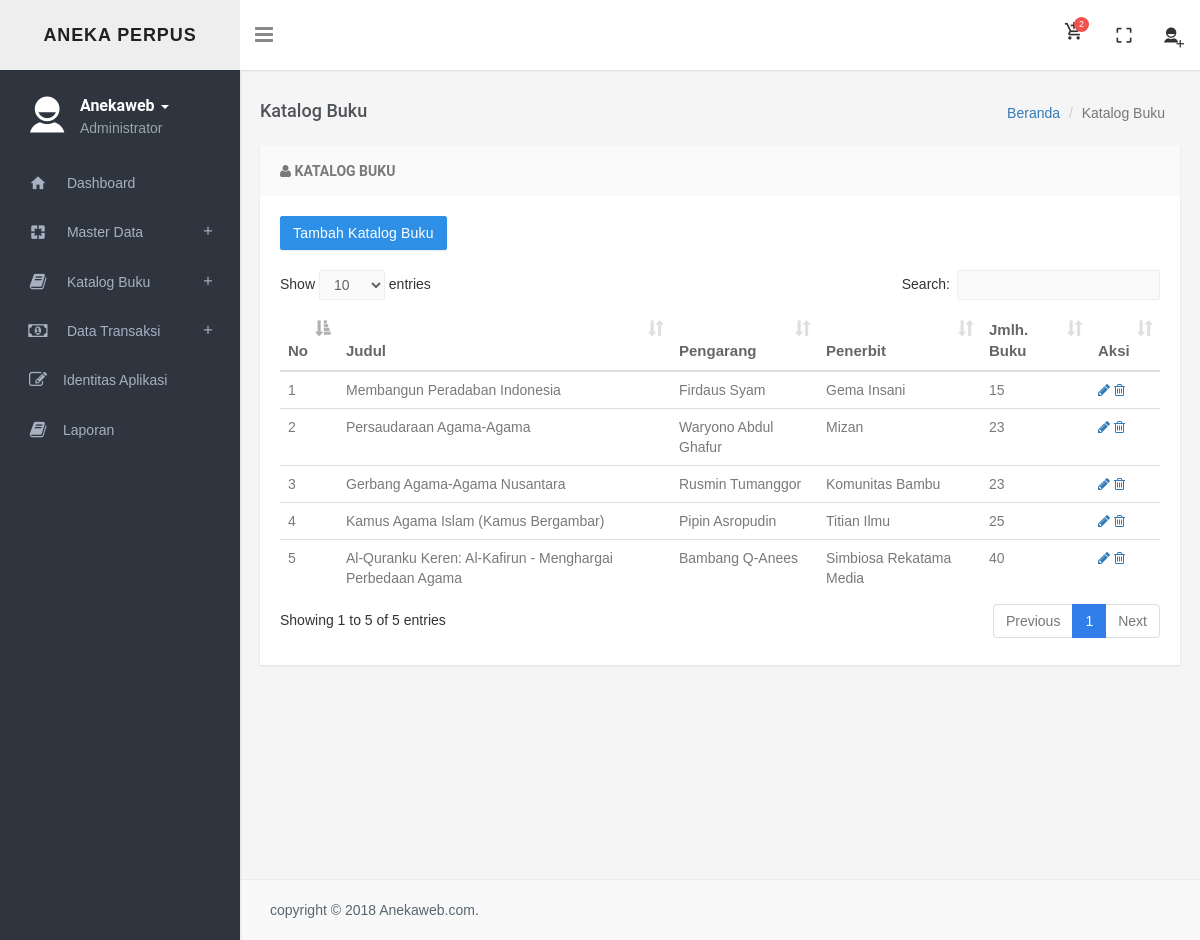
Screenshot of /index.php?p=katalogbuku (signed in) with the database file from the repository.
### tables this page shows
CREATE TABLE IF NOT EXISTS `identitas` (
  `id_identitas` int(5) NOT NULL AUTO_INCREMENT,
  `nama_aplikasi` varchar(100) NOT NULL,
  `email` varchar(50) NOT NULL,
  `tlp` varchar(50) NOT NULL,
  `alamat` text NOT NULL,
  `denda` varchar(10) NOT NULL,
  PRIMARY KEY (`id_identitas`)
);

CREATE TABLE IF NOT EXISTS `user` (
  `id` int(100) NOT NULL AUTO_INCREMENT,
  `nama` varchar(100) NOT NULL,
  `username` varchar(100) NOT NULL,
  `password` varchar(100) NOT NULL,
  `level` enum('Administrator','Karyawan') NOT NULL,
  `alamat` varchar(50) NOT NULL,
  `telp` varchar(20) NOT NULL,
  `gender` enum('Laki laki','Perempuan') NOT NULL,
  PRIMARY KEY (`id`)
);

CREATE TABLE IF NOT EXISTS `katalogbuku` (
  `id` int(5) NOT NULL AUTO_INCREMENT,
  `judul` varchar(250) NOT NULL,
  `pengarang` varchar(250) NOT NULL,
  `th_terbit` varchar(4) NOT NULL,
  `kd_penerbit` char(4) NOT NULL,
  `isbn` varchar(25) NOT NULL,
  `kd_kategori` char(4) NOT NULL,
  `jumlah_buku` int(2) NOT NULL,
  `jum_temp` int(4) NOT NULL,
  `rak_buku` varchar(50) NOT NULL,
  `tgl_masuk` date NOT NULL,
  PRIMARY KEY (`id`)
);

CREATE TABLE IF NOT EXISTS `penerbit` (
  `kd_penerbit` char(3) NOT NULL,
  `nm_penerbit` varchar(30) NOT NULL,
  PRIMARY KEY (`kd_penerbit`)
);

### katalogbuku/katalogbuku.php (the view, shortened to what this page needs)
<?php
$aksi="katalogbuku/aksi_katalogbuku.php";
$p=isset($_GET['aksi'])?$_GET['aksi']:null;
switch($p){
default:
echo "<div class='row'>
    <div class='col-sm-12'>
    <h4 class='pull-left page-title'>Katalog Buku</h4>
    <ol class='breadcrumb pull-right'>
    <li><a href='#'>Beranda</a></li>
    <li class='active'>Katalog Buku</li>
    </ol>
    </div>
    </div>
    <div class='panel panel-default'>
    <div class='panel-heading'>
    <h3 class='panel-title'><i class='fa fa-user'></i> Katalog Buku</h3>
    </div>  <div class='panel-body'>
    <p align='left'><a class='btn btn-primary' href='?p=katalogbuku&aksi=tambah'><i class='icon-plus'></i>Tambah Katalog Buku</a></p>
    <br/>";
echo "<table id='datatable' class='table table-hover'>
	  <thead>
	  <tr>
	  <th><i class='icon-time'></i> No</th>
	  <th><i class='icon-time'></i> Judul</th>
	  <th><i class='icon-signal'></i> Pengarang</th>
	  <th><i class='icon-signal'></i> Penerbit</th>
	  <th><i class='icon-signal'></i> Jmlh. Buku</th>
	  <th><i class='icon-chevron-right'></i> Aksi</th>
	  </tr>
	  </thead>
	  <tbody>";
$i=1;
$tp=mysqli_query($db,"SELECT * FROM katalogbuku,penerbit WHERE katalogbuku.kd_penerbit=penerbit.kd_penerbit ORDER BY id DESC");
while($r=mysqli_fetch_array($tp)){
 echo"<tr>
		<td>$i</td>
		<td>$r[judul]</td>
		<td>$r[pengarang]</td>
		<td>$r[nm_penerbit]</td>
		<td>$r[jumlah_buku]</td>
		<td><a class='on-default edit-row' href='?p=katalogbuku&aksi=edit&id=$r[id]'><i class='fa fa-pencil'></i></a>
		 <a class='on-default remove-row' href='$aksi?act=hapus&id=$r[id]' onClick=\"return confirm('Anda yakin ingin menghapus ini?');\"><i class='fa fa-trash-o'></i>    </td>
	</tr>";
	$i=$i+1;
    }
echo"</tbody>
	</table>
	</div>
	</div>";
break;
}
?>
</body>
</html>

### index.php (shortened to what this page needs)
<?php
if ( !isset($_SESSION['username']) ) {
    header('location:login.php');
}
else {
    $usr = $_SESSION['username'];
}
require_once('config/koneksi.php');
$iden=mysqli_fetch_array(mysqli_query($db,"SELECT * FROM identitas"));
$query = mysqli_query($db,"SELECT * FROM user WHERE username = '$usr'");
$hasil = mysqli_fetch_array($query);
?>
<!DOCTYPE html>
<html>
    <head>
       <link href="css/bootstrap.min.css" rel="stylesheet" />
        <link href="assets/font-awesome/css/font-awesome.min.css" rel="stylesheet" />
        <link href="assets/ionicon/css/ionicons.min.css" rel="stylesheet" />
        <link href="css/material-design-iconic-font.min.css" rel="stylesheet">
        <link href="css/animate.css" rel="stylesheet" />
        <link href="css/waves-effect.css" rel="stylesheet">
        <link href="assets/tagsinput/jquery.tagsinput.css" rel="stylesheet" />
        <link href="assets/toggles/toggles.css" rel="stylesheet" />
        <link href="assets/timepicker/bootstrap-timepicker.min.css" rel="stylesheet" />
        <link href="assets/timepicker/bootstrap-datepicker.min.css" rel="stylesheet" />
        <link href="assets/colorpicker/colorpicker.css" rel="stylesheet" type="text/css" />
        <link href="assets/jquery-multi-select/multi-select.css"  rel="stylesheet" type="text/css" />
        <link href="assets/select2/select2.css" rel="stylesheet" type="text/css" />
        <link href="css/helper.css" rel="stylesheet" type="text/css" />
        <link href="css/style.css" rel="stylesheet" type="text/css" />
        <link href="assets/datatables/jquery.dataTables.min.css" rel="stylesheet" type="text/css" />
 </head>
    <body class="fixed-left">
        <div id="wrapper">
            <div class="topbar">
                <div class="topbar-left">
                    <div class="text-center">
                        <a href="index.html" class="logo"><span><?php echo $iden[nama_aplikasi]; ?></span></a>
                    </div>
                </div>
                <div class="navbar navbar-default" role="navigation">
                    <div class="container">
                        <div class="">
                            <div class="pull-left">
                                <button class="button-menu-mobile open-left">
                                    <i class="fa fa-bars"></i>
                                </button>
                            </div>
                            <ul class="nav navbar-nav navbar-right pull-right">
                                <li class="dropdown">
                                    <a href="index.php?p=datapeminjaman" data-target="#" class="dropdown-toggle waves-effect waves-light">
                                     <?php
$jumORDER=mysqli_num_rows(mysqli_query($db,"SELECT * FROM transaksi WHERE status='Pinjam'"));
echo "<i class='md-add-shopping-cart'></i> <span class='badge badge-xs badge-danger'>$jumORDER</span>";
?>
                                    </a>
                                </li>
                                <li class="hidden-xs">
                                    <a href="#" id="btn-fullscreen" class="waves-effect waves-light"><i class="md md-crop-free"></i></a>
                                </li>
                                <li class="dropdown">
                                    <a href="#" class="dropdown-toggle profile" data-toggle="dropdown" aria-expanded="true"><i class="ion-android-add-contact"></i></a>
                                </li>
                            </ul>
                        </div>
                    </div>
                </div>
            </div>
            <div class="left side-menu">
                <div class="sidebar-inner slimscrollleft">
                    <div class="user-details">
                        <div class="pull-left">
                            <i class="ion-android-contact"></i>
                        </div>
                        <div class="user-info">
                            <div class="dropdown">
                                <a href="#" class="dropdown-toggle" data-toggle="dropdown" aria-expanded="false"><?php echo $hasil['nama']; ?> <span class="caret"></span></a>
                            </div>
                            <p class="text-muted m-0"><?php echo $hasil['level']; ?></p>
                        </div>
                    </div>
                    <div id="sidebar-menu">
                        <ul>
                            <li>
                                <a href="?p=home" class="waves-effect"><i class="md md-home"></i><span> Dashboard</a>
                            </li>
							<?php if ($hasil['level']=='Administrator') { ?>
                              <li class="has_sub">
                               <a href="#" class="waves-effect"><i class="md md-pages"></i><span> Master Data</span><span class="pull-right"><i class="md md-add"></i></span></a>
                            </li>
                            <li class="has_sub">
                               <a href="#" class="waves-effect"><i class="fa fa-book"></i><span> Katalog Buku</span><span class="pull-right"><i class="md md-add"></i></span></a>
                            </li>
                            <li class="has_sub">
                               <a href="#" class="waves-effect"><i class="fa fa-money"></i><span> Data Transaksi</span><span class="pull-right"><i class="md md-add"></i></span></a>
                            </li>
							<li> <a href="?p=identitas"><i class="fa fa-edit"></i><span>Identitas Aplikasi </span></a></li>
                            <li><a href="?p=laporan"><i class="fa fa-book"></i><span>Laporan</span></a></li>
                            <?php } ?>
                        </ul>
                    </div>
                </div>
            </div>
            <div class="content-page">
                <div class="content">
                    <div class="container">
                             <?php include "konten.php"; ?>
                <footer class="footer text-left">
                    copyright &copy; 2018 Anekaweb.com.
                </footer>
	</body>
</html>

### css/waves-effect.css (style rules this page uses)
.waves-effect { position: relative; cursor: pointer; display: inline-block; overflow: hidden; -webkit-user-select: none; -moz-user-select: none; -ms-user-select: none; user-select: none; -webkit-tap-highlight-color: transparent; vertical-align: middle; z-index: 1; will-change: opacity, transform; -webkit-transition: all 0.3s ease-out; -moz-transition: all 0.3s ease-out; -o-transition: all 0.3s ease-out; -ms-transition: all 0.3s ease-out; transition: all 0.3s ease-out; }

### css/helper.css (style rules this page uses)
.m-0 { margin: 0px !important; }

### rows the page displays
identitas: nama_aplikasi "ANEKA PERPUS"
user: nama "Anekaweb", level "Administrator"
katalogbuku: judul "Membangun Peradaban Indonesia", pengarang "Firdaus Syam", kd_penerbit.nm_penerbit "Gema Insani", jumlah_buku "15"
katalogbuku: judul "Persaudaraan Agama-Agama", pengarang "Waryono Abdul Ghafur", kd_penerbit.nm_penerbit "Mizan", jumlah_buku "23"
katalogbuku: judul "Gerbang Agama-Agama Nusantara", pengarang "Rusmin Tumanggor", kd_penerbit.nm_penerbit "Komunitas Bambu", jumlah_buku "23"
katalogbuku: judul "Kamus Agama Islam (Kamus Bergambar)", pengarang "Pipin Asropudin", kd_penerbit.nm_penerbit "Titian Ilmu", jumlah_buku "25"
katalogbuku: judul "Al-Quranku Keren: Al-Kafirun - Menghargai Perbedaan Agama", pengarang "Bambang Q-Anees", kd_penerbit.nm_penerbit "Simbiosa Rekatama Media", jumlah_buku "40"

### other values shown
$jumORDER "2"
